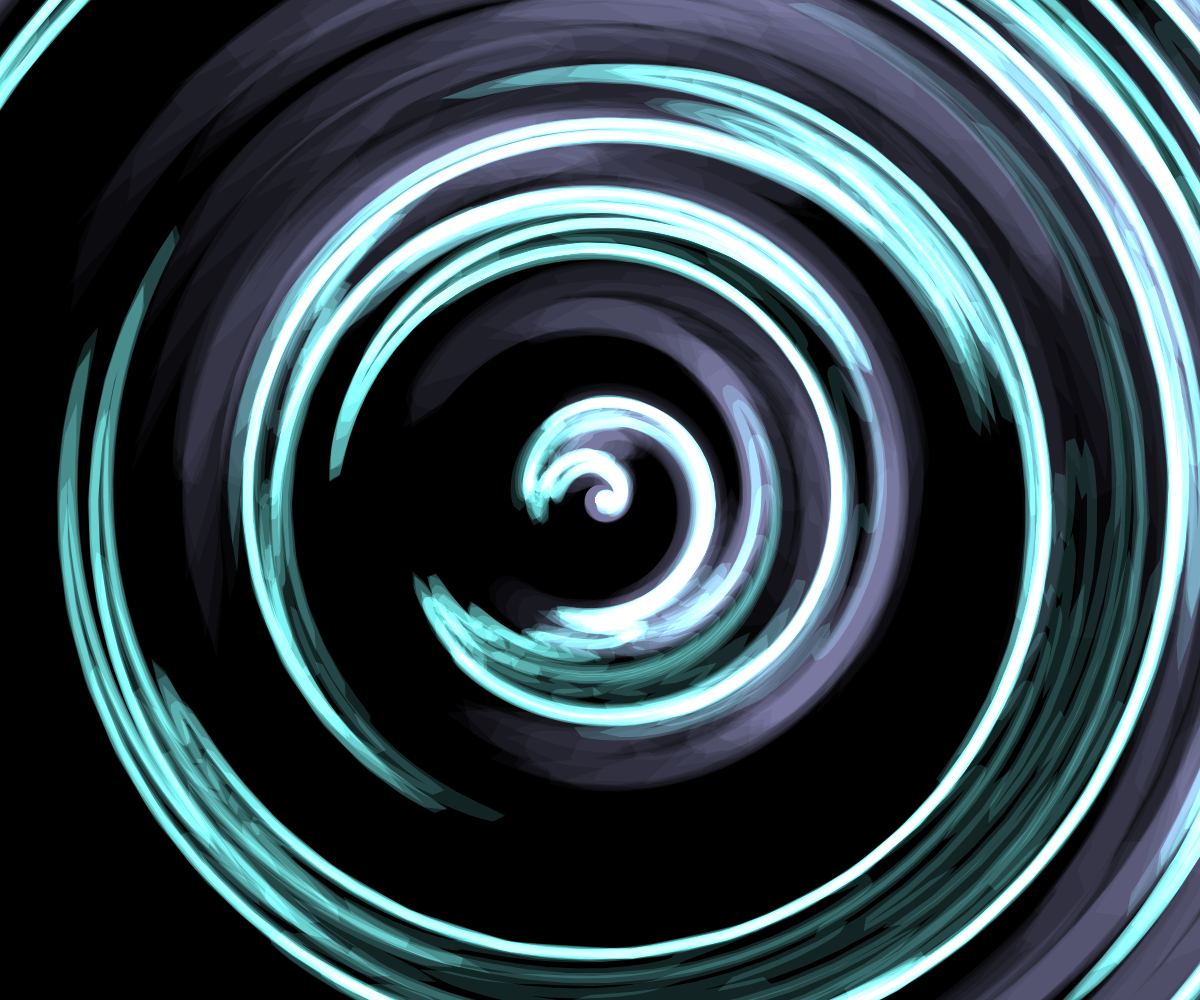
Frame 1 (no input)
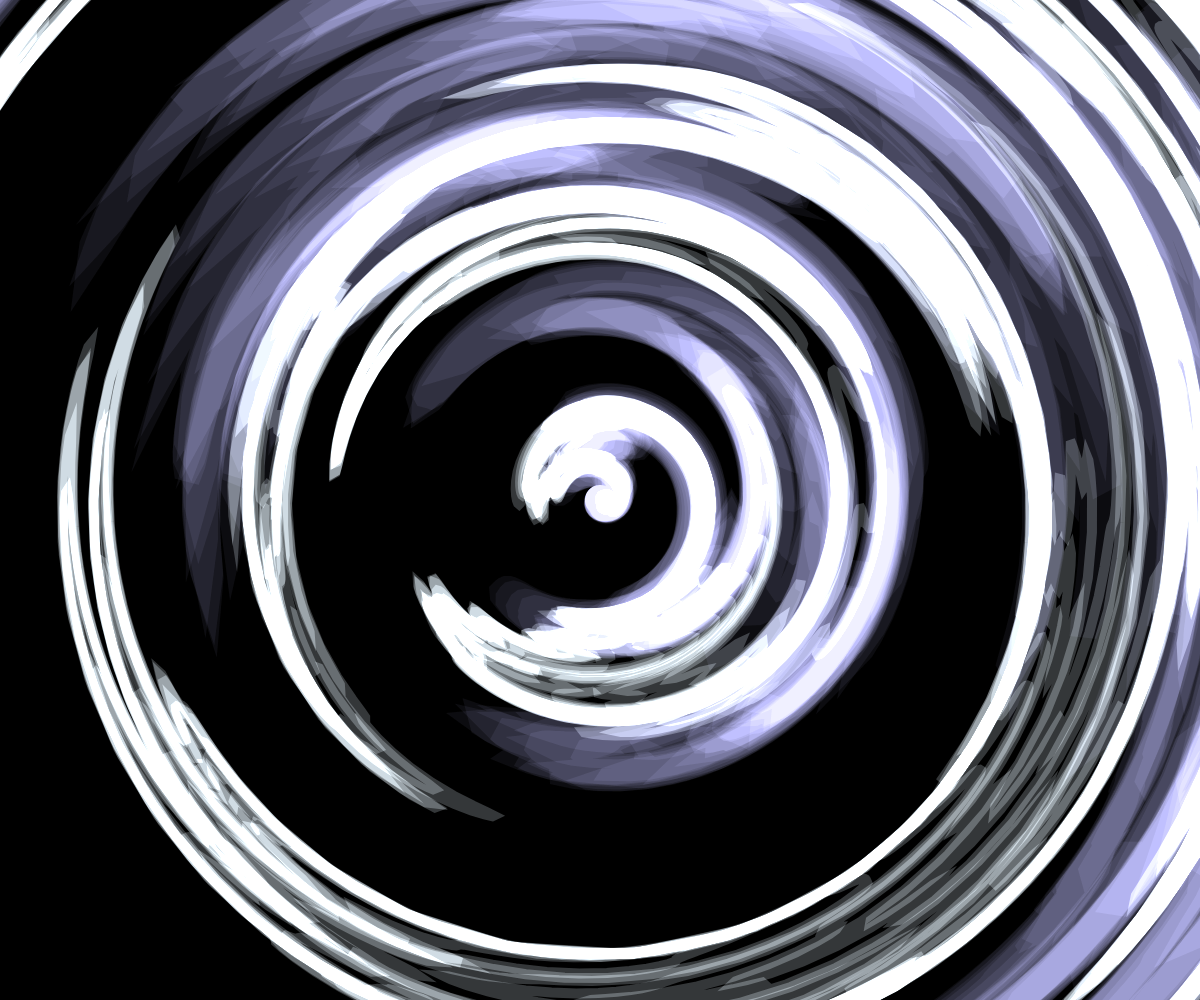
Frame 2 (the mouse pressed at the canvas centre, redrawn once)

The p5.js sketch that drew these frames (run headless with seeded random() and noise() and a simulated clock; the mouse was pressed at the canvas centre and the sketch redrawn once):

// p5.js sketch
// ── sketch.js
let R;

let num = 40;
let palette1 = ["#09bc8a", "#9fa0c3"];
let palette2 = ["#75dddd", "#db7f8e", "#2f243a"];

function setup() {
    createCanvas(window.innerWidth, window.innerHeight);

    noLoop();
    angleMode(DEGREES);

    R = max(width, height)*1.5;

    noFill();
}

function draw() {
    background(0);

    blendMode(ADD);
    push();

    translate(width / 2, height / 2);

    let c = color(random(palette1));
    let csub = color(random(palette2));

    for(let j = 0; j < num; j++)
    {
        let stwt = j < num / 2 ? 30 : 10;
        c.setAlpha(10);
        csub.setAlpha(40);
        let stcol = j < num / 2 ? c : csub;

        strokeWeight(stwt);
        stroke(stcol);

        let delta = 0.015;

        beginShape();
        for(let i = 0; i < R; i++)
        {
            let r = i;
            let t = map(noise(i*delta, j*0.03), 0, 1, -360, 360);
            let x = r * cos(t);
            let y = r * sin(t);

            vertex(x, y);
        }
        endShape();
    }
    pop();
}
